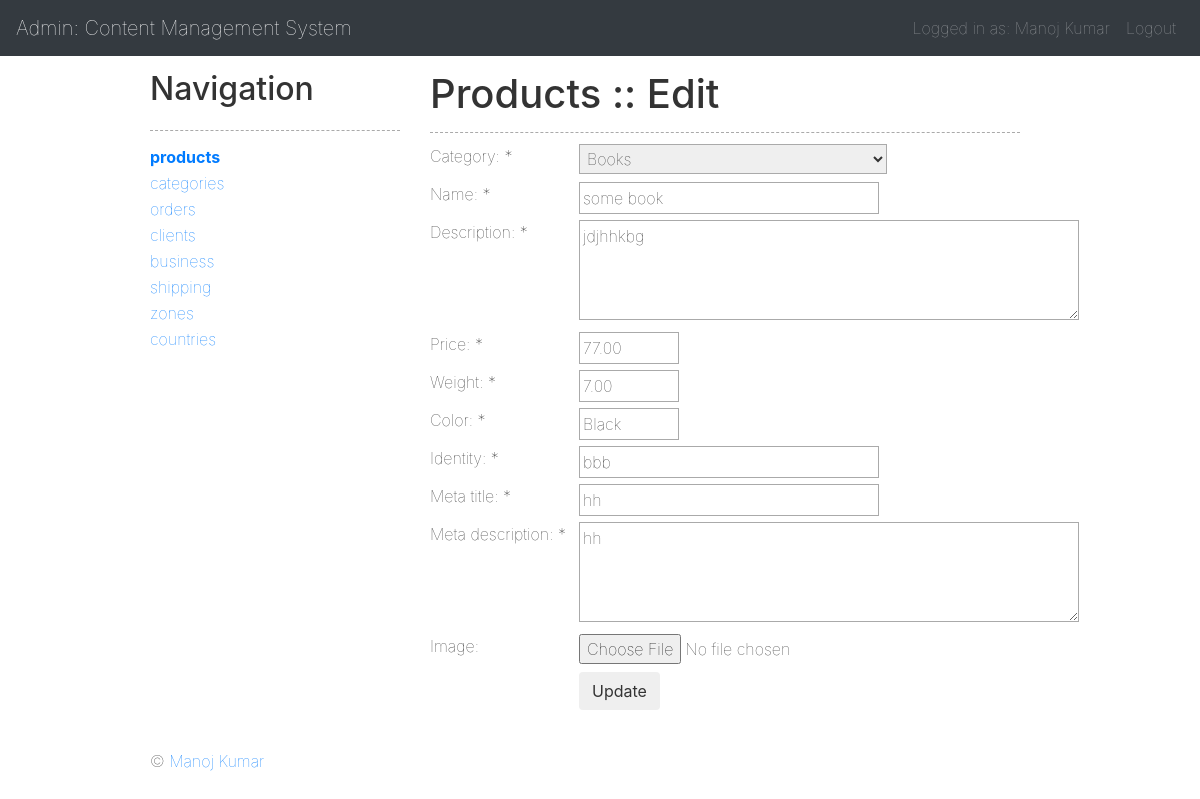
The app's page /panel/products/action/edit/id/21 (signed in) with its own data.
### tables this page shows
CREATE TABLE `products` (
  `id` int(11) NOT NULL,
  `name` varchar(255) NOT NULL,
  `description` text NOT NULL,
  `price` decimal(8,2) NOT NULL,
  `date` timestamp NOT NULL DEFAULT CURRENT_TIMESTAMP,
  `category` int(11) NOT NULL,
  `weight` decimal(8,2) NOT NULL DEFAULT '0.00',
  `image` varchar(100) DEFAULT NULL,
  `identity` varchar(200) NOT NULL,
  `meta_title` varchar(255) NOT NULL,
  `meta_description` varchar(255) NOT NULL,
  `color` varchar(50) DEFAULT NULL
);

### index.php (called while the page is built, shortened)
<?php
$core = new Core();
$core->run();

### app/Database/Database.php (called while the page is built, shortened)
<?php
abstract class Database
{
    protected $_schema;
    protected $_hostname;
    protected $_port;
    protected $_database;
    protected $_username;
    protected $_password;
    private $_fetchMode = PDO::FETCH_ASSOC;
    private $_driverOptions = array();
    private $_connectionString = null;
    private $_pdoObject = null;
    public function setDriverOption($key = null, $value = null)
    {
        $this->_driverOptions[$key] = $value;
    }
    private function _setConnection()
    {
        switch ($this->_schema) {
            case 'mysql':
                $this->_connectionString = "mysql:dbname={$this->_database};host={$this->_hostname};port={$this->_port}";
                break;
        }
    }
    private function _connect()
    {
        try {
            $this->_pdoObject = new PDO(
                $this->_connectionString,
                $this->_username,
                $this->_password,
                $this->_driverOptions
            );
        } catch (PDOException $e) {
            echo $this->_exceptionOutput($e, 'There was a problem with the Database connection');
        }
    }
    private function _query($sql = null, $params = null)
    {
        if (!empty($sql)) {
            $statement = $this->_pdoObject->prepare($sql, $this->_driverOptions);
            $paramsConverted = array();
            if (get_magic_quotes_gpc() === true) {
                if (is_array($params)) {
                    foreach ($params as $key => $value) {
                        $paramsConverted[$key] = stripcslashes($value);
                    }
                } else {
                    $paramsConverted[] = stripcslashes($params);
                }
            } else {
                $paramsConverted = is_array($params) ? $params : array($params);
            }
            if (!$statement->execute($paramsConverted) || $statement->errorCode() != '00000') {
                $errorInfo = $statement->errorInfo();
                throw new PDOException("Database error [{$errorInfo[0]}]: {$errorInfo[2]}, driver error code is {$errorInfo[1]}<br />SQL: {$sql}");
            }
            return $statement;
        }
    }
    public function fetchAll($sql = null, $params = null)
    {
        if (!empty($sql)) {
            try {
                $statement = $this->_query($sql, $params);
                return $statement->fetchAll($this->_fetchMode);
            } catch (PDOException $e) {
                echo $this->_exceptionOutput($e, 'Something went wrong trying to fetch records');
            }
        }
        return false;
    }
    public function fetchOne($sql = null, $params = null)
    {
        if (!empty($sql)) {
            try {
                $statement = $this->_query($sql, $params);
                return $statement->fetch($this->_fetchMode);
            } catch (PDOException $e) {
                echo $this->_exceptionOutput($e, 'Something went wrong while fetching the record');
            }
        }
        return false;
    }
    private function _isSelectOneValid($table = null, $value = null, $field = null)
    {
        return (!empty($table) && !Helper::isEmpty($value) && !empty($field));
    }
    public function selectOne($table = null, $value = null, $field = 'id')
    {
        if ($this->_isSelectOneValid($table, $value, $field)) {
            $sql = "SELECT *
                    FROM `{$table}`
                    WHERE `{$field}` = ?";
            return $this->fetchOne($sql, $value);
        }
        return null;
    }
}

### app/Application.php (called while the page is built, shortened)
<?php
abstract class Application
{
    public function __construct()
    {
        $this->_Db = new MySQL();
    }
}

### app/Catalogue.php (called while the page is built, shortened)
<?php
class Catalogue extends Application
{
    protected $_table = 'categories';
    protected $_table_2 = 'products';
    public function getCategories()
    {
        $sql = "SELECT *
                FROM `{$this->_table}`
				ORDER BY `name` ASC";
        return $this->_Db->fetchAll($sql);
    }
    public function getProduct($id = null)
    {
        return $this->_Db->selectOne($this->_table_2, $id);
    }
}

### app/Url.php (called while the page is built, shortened)
<?php
class Url
{
    public $key_modules = array('panel');
    public $main = 'index';
    public $params = array();
    private function _process()
    {
        $uri = $_SERVER['REQUEST_URI'];
        if (!empty($uri)) {
            $uriQ = explode('?', $uri);
            $uri = $uriQ[0];
            $uri = Helper::clearString($uri, PAGE_EXT);
            $firstChar = substr($uri, 0, 1);
            if ($firstChar == '/') {
                $uri = substr($uri, 1);
            }
            $lastChar = substr($uri, -1);
            if (!empty($uri)) {
                $uri = explode('/', $uri);
                $first = array_shift($uri);
                if (in_array($first, $this->key_modules)) {
                    $first = empty($uri) ? $this->main : array_shift($uri);
                }
                $this->main = $first;
                if (count($uri) > 1) {
                    $pairs = array();
                    foreach ($uri as $key => $value) {
                        $pairs[] = $value;
                        if (count($pairs) > 1) {
                            if (!Helper::isEmpty($pairs[1])) {
                                $this->params[$pairs[0]] = $pairs[1];
                            }
                            $pairs = array();
                        }
                    }
                }
            }
        }
    }
    public function get($param = null)
    {
        if (!empty($param) && array_key_exists($param, $this->params)) {
            return $this->params[$param];
        }
    }
}

### app/Helper.php (called while the page is built, shortened)
<?php
class Helper
{
    public static function encodeHTML($string, $case = 2)
    {
        switch ($case) {
            case 2:
                $pattern = '<([a-zA-Z0-9\.\, "\'_\/\-\+~=;:\(\)?&#%![\]@]+)>';
                $textMatches = preg_split('/' . $pattern . '/', $string);
                $textSanitised = array();
                foreach ($textMatches as $key => $value) {
                    $textSanitised[$key] = htmlentities(html_entity_decode($value, ENT_QUOTES, 'UTF-8'), ENT_QUOTES, 'UTF-8');
                }
                foreach ($textMatches as $key => $value) {
                    $string = str_replace($value, $textSanitised[$key], $string);
                }
                return $string;
                break;
        }
    }
    public static function clearString($string = null, $array = null)
    {
        if (!empty($string) && !self::isEmpty($array)) {
            $array = self::makeArray($array);
            foreach ($array as $key => $value) {
                $string = str_replace($value, '', $string);
            }
            return $string;
        }
    }
    public static function isEmpty($value = null)
    {
        return empty($value) && !is_numeric($value) ? true : false;
    }
    public static function makeArray($array = null)
    {
        return is_array($array) ? $array : array($array);
    }
}

### app/Form.php (called while the page is built, shortened)
<?php
class Form
{
    public function isPost($field = null)
    {
        if (!empty($field)) {
            return false;
        } else {
            if (!empty($_POST)) {
                return true;
            }
            return false;
        }
    }
    public function stickySelect($field, $value, $default = null)
    {
        if ($this->isPost($field) && $this->getPost($field) == $value) {
            return " selected=\"selected\"";
        } else {
            return !empty($default) && $default == $value ?
                " selected=\"selected\"" :
                null;
        }
    }
    public function stickyText($field, $value = null)
    {
        if ($this->isPost($field)) {
            return stripslashes($this->getPost($field));
        } else {
            return !empty($value) ? $value : null;
        }
    }
}

### admin/pages/products/edit.php (the view, shortened to what this page needs)
<?php
$id = $this->objUrl->get('id');
if (!empty($id)) {
    $objCatalogue = new Catalogue();
    $product = $objCatalogue->getProduct($id);
    if (!empty($product)) {
        $objForm = new Form();
        $categories = $objCatalogue->getCategories();
        require_once('header.php');
        ?>
        <h1>Products :: Edit</h1>
        <form action="" method="post" enctype="multipart/form-data">
            <table cellpadding="0" cellspacing="0" border="0" class="tbl_insert">
                <tr>
                    <th><label for="category">Category: *</label></th>
                    <td>
                        <select name="category" id="category" class="sel">
                            <?php if (!empty($categories)) { ?>
                                <?php foreach ($categories as $cat) { ?>
                                    <option value="<?php echo $cat['id']; ?>"
                                        <?php echo $objForm->stickySelect('category', $cat['id'], $product['category']); ?>>
                                        <?php echo Helper::encodeHtml($cat['name']); ?>
                                    </option>
                                <?php } ?>
                            <?php } ?>
                        </select>
                    </td>
                </tr>
                <tr>
                    <th><label for="name">Name: *</label></th>
                    <td>
                        <input type="text" name="name" id="name"
                               value="<?php echo $objForm->stickyText('name', $product['name']); ?>" class="fld"/>
                    </td>
                </tr>
                <tr>
                    <th><label for="description">Description: *</label></th>
                    <td>
                        <textarea name="description" id="description" cols="" rows=""
                                  class="tar_fixed"><?php echo $objForm->stickyText('description', $product['description']); ?></textarea>
                    </td>
                </tr>
                <tr>
                    <th><label for="price">Price: *</label></th>
                    <td>
                        <input type="text" name="price" id="price"
                               value="<?php echo $objForm->stickyText('price', $product['price']); ?>"
                               class="fld_price"/>
                    </td>
                </tr>
                <tr>
                    <th><label for="weight">Weight: *</label></th>
                    <td>
                        <input type="text" name="weight" id="weight"
                               value="<?php echo $objForm->stickyText('weight', $product['weight']); ?>"
                               class="fld_price"/>
                    </td>
                </tr>
                <tr>
                    <th><label for="color">Color: *</label></th>
                    <td>
                        <input type="text" name="color" id="color"
                               value="<?php echo $objForm->stickyText('color', $product['color']); ?>"
                               class="fld_price"/>
                    </td>
                </tr>
                <tr>
                    <th><label for="identity">Identity: *</label></th>
                    <td>
                        <input type="text" name="identity" id="identity"
                               value="<?php echo $objForm->stickyText('identity', $product['identity']); ?>"
                               class="fld"/>
                    </td>
                </tr>
                <tr>
                    <th><label for="meta_title">Meta title: *</label></th>
                    <td>
                        <input type="text" name="meta_title" id="meta_title"
                               value="<?php echo $objForm->stickyText('meta_title', $product['meta_title']); ?>"
                               class="fld"/>
                    </td>
                </tr>
                <tr>
                    <th><label for="meta_description">Meta description: *</label></th>
                    <td>
                        <textarea name="meta_description" id="meta_description"
                                  class="tar_fixed"><?php echo $objForm->stickyText('meta_description', $product['meta_description']); ?></textarea>
                    </td>
                </tr>
                <tr>
                    <th><label for="image">Image:</label></th>
                    <td>
                        <input type="file" name="image" id="image" size="30"/>
                    </td>
                </tr>
                <tr>
                    <th>&nbsp;</th>
                    <td>
                        <label for="btn" class="sbm sbm_blue fl_l">
                            <input type="submit" id="btn" class="btn" value="Update"/>
                        </label>
                    </td>
                </tr>
            </table>
        </form>
        <?php
        require_once('footer.php');
    }
}

### css/core.css (style rules this page uses)
* { border: none; outline: none; font-weight: 100; color: #333; margin: 0; padding: 0 }
body { background: #111; text-align: center; font-family: Arial, Verdana, Sans-serif; font-size: 12px; line-height: 21px }
h1, h2, h3, h4, h5, p { padding-bottom: 14px }
h1 { border-bottom: dashed 1px #aaa; margin-bottom: 14px }
h1, h2 { font-size: 18px }
th, td { text-align: left; vertical-align: top }
.tbl_insert th { padding: 3px 10px 3px 0 }
.fld, .fld_qty, .fld_price, .sel, .tar, .tar_fixed { border: solid 1px #aaa }
.sel { width: 308px }
.fld { width: 300px }
.fld_price { width: 100px }
.tar_fixed { width: 500px; height: 100px }
#header, #outer, #left, #right, #footer, .cl, .dev, #basket_left, #basket_left dd, #basket_left dt, .catalogue_wrapper, .catalogue_wrapper_left, .catalogue_wrapper_right, .lft, .rgt, .fl_l { float: left }
.catalogue_wrapper img, .tbl_repeat, .tbl_insert { margin-bottom: 14px }
.tbl_insert td, .fld, .fld_price, .sel, .tar, .tar_fixed { padding: 3px }
label { white-space: nowrap !important; }

### records on screen
products: name "some book", description "jdjhhkbg", price "77.00", weight "7.00", color "Black", identity "bbb", meta_title "hh", meta_description "hh"

### other values on screen
form field category "Books"
